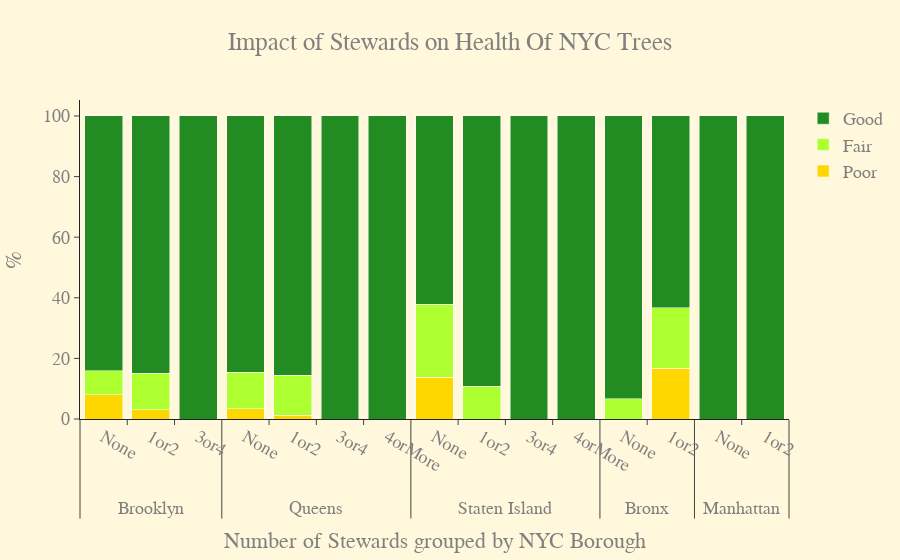

The notebook cell saved with this chart:
### Code cell
import plotly.graph_objects as go

fig = go.Figure()

fig.update_layout(
    template="simple_white",
    title = 'Impact of Stewards on Health Of NYC Trees',
    title_x=0.5,
    xaxis=dict(title_text="Number of Stewards grouped by NYC Borough"),
    yaxis=dict(title_text="%"),
    barmode="stack",
    paper_bgcolor = "cornsilk", 
    font = {'color': "gray", 'family': "Arial", 'size':18},
#    xaxis={'showgrid': False, 'showticklabels':False},
#    yaxis={'showgrid': False, 'showticklabels':False},
    plot_bgcolor='rgba(0,0,0,0)'
)

colors = ["gold", "greenyellow", "forestgreen"]
health_lev = ['Poor', 'Fair', 'Good']

for r, c in zip(health_lev, colors):
    plot_df = df_stewards[df_stewards['health'] == r]
    fig.add_trace(
        go.Bar(x=[plot_df.boroname, plot_df.steward], y=plot_df.stewards_percent, 
               name=r, marker_color=c),
    )

fig

### Figure 1 — Plotly figure (JSON) as saved in the notebook; plotly's stock layout.template omitted (floating-point values rounded to 4 significant figures)
{"data": [{"marker": {"color": "gold"}, "name": "Poor", "type": "bar", "x": [["Brooklyn", "Queens", "Staten Island", "Bronx", "Brooklyn", "Queens"], ["None", "None", "None", "1or2", "1or2", "1or2"]], "y": [8, 3.36, 13.79, 16.67, 3.03, 1.32]}, {"marker": {"color": "greenyellow"}, "name": "Fair", "type": "bar", "x": [["Bronx", "Brooklyn", "Queens", "Staten Island", "Bronx", "Brooklyn", "Queens", "Staten Island"], ["None", "None", "None", "None", "1or2", "1or2", "1or2", "1or2"]], "y": [6.67, 8, 12.08, 24.14, 20, 12.12, 13.16, 10.87]}, {"marker": {"color": "forestgreen"}, "name": "Good", "type": "bar", "x": [["Bronx", "Brooklyn", "Manhattan", "Queens", "Staten Island", "Bronx", "Brooklyn", "Manhattan", "Queens", "Staten Island", "Brooklyn", "Queens", "Staten Island", "Queens", "Staten Island"], ["None", "None", "None", "None", "None", "1or2", "1or2", "1or2", "1or2", "1or2", "3or4", "3or4", "3or4", "4orMore", "4orMore"]], "y": [93.33, 84, 100, 84.56, 62.07, 63.33, 84.85, 100, 85.53, 89.13, 100, 100, 100, 100, 100]}], "layout": {"barmode": "stack", "font": {"color": "gray", "family": "Arial", "size": 18}, "paper_bgcolor": "cornsilk", "plot_bgcolor": "rgba(0,0,0,0)", "title": {"text": "Impact of Stewards on Health Of NYC Trees", "x": 0.5}, "xaxis": {"title": {"text": "Number of Stewards grouped by NYC Borough"}}, "yaxis": {"title": {"text": "%"}}}}
